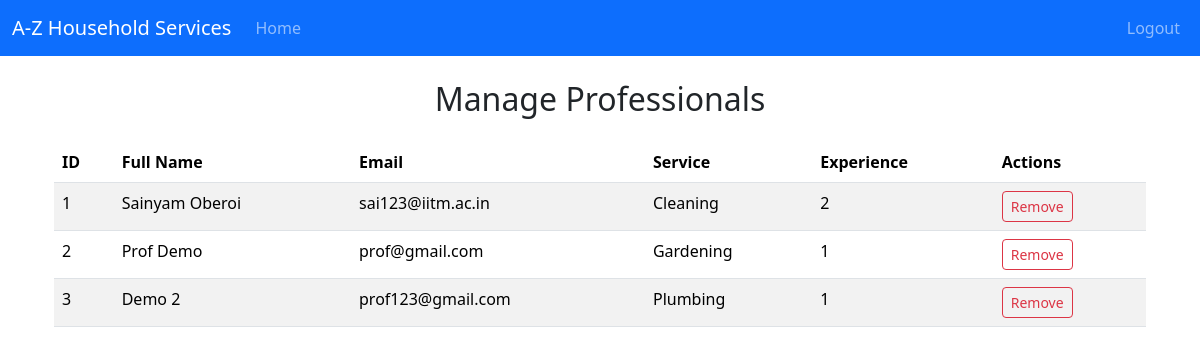
/admin/manage_professionals, run on an earlier commit of the app's database.
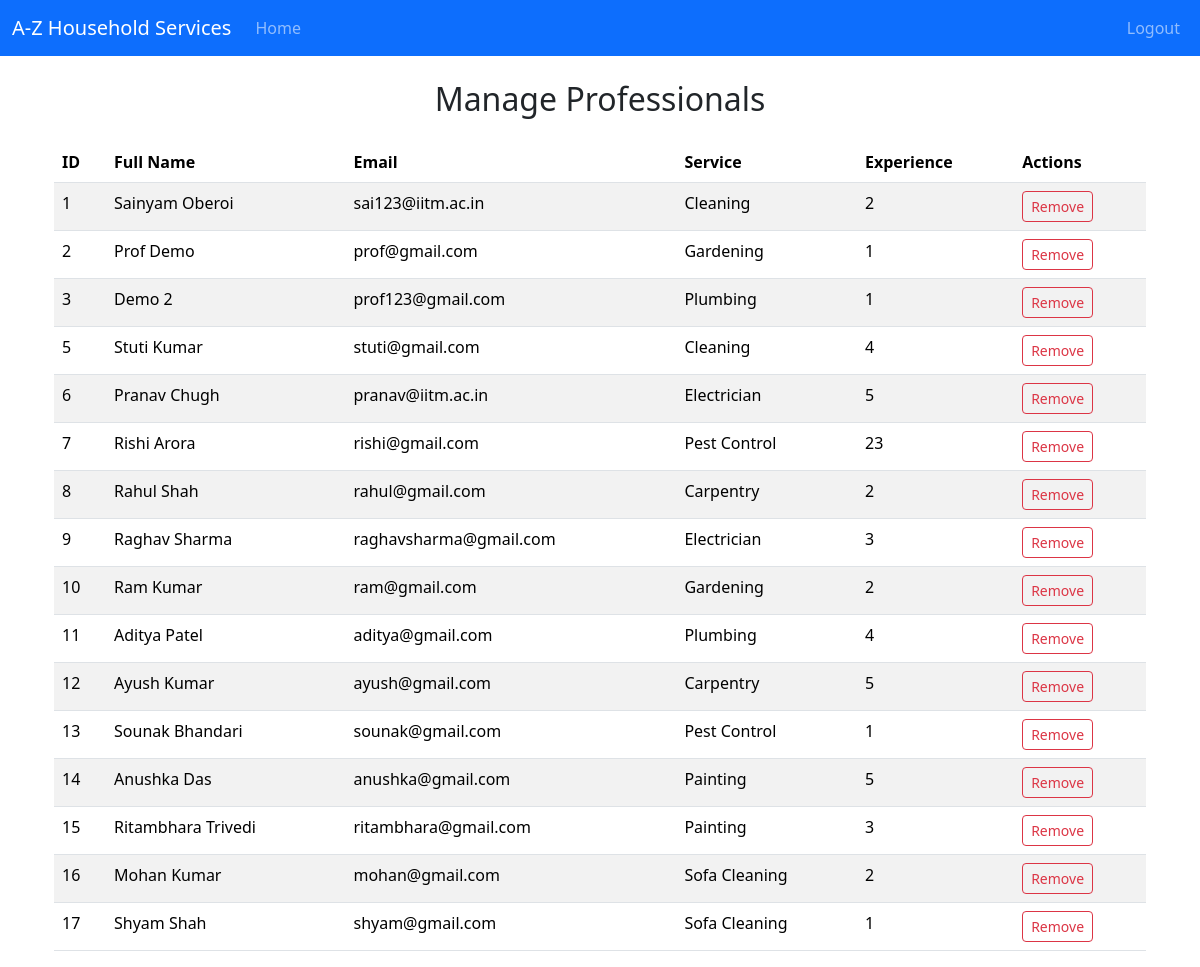
And on a later commit of the database.
### backend/models.py (models this page shows)
class Professional(db.Model):
    __tablename__ = 'professional'
    id = db.Column(db.Integer, primary_key=True)
    email = db.Column(db.String(120), unique=True, nullable=False)
    password = db.Column(db.String(120), nullable=False)
    role = db.Column(db.Integer, default=2)   #1 for customer, 2 for professional, 3 for admin
    full_name = db.Column(db.String(100), nullable=False)
    service_name = db.Column(db.String(100), nullable=False)
    experience = db.Column(db.Integer, nullable=False)
    uploaded_documents = db.Column(db.String(255))  # Stores file path or URL
    address = db.Column(db.String(255), nullable=False)
    pincode = db.Column(db.Integer, nullable=False)
    status = db.Column(db.String(10), nullable=False, default='pending') # for approval of admin
    service_requests = db.relationship('ServiceRequest',cascade="all,delete", backref='professional', lazy='dynamic') #relationship: professionals can access its service requests

### backend/controllers.py (the view)
@app.route('/admin/manage_professionals', methods=["GET"])
def admin_manage_professionals():
    professionals = Professional.query.filter_by(status='approved').all()  # Fetching all professionals
    admin = User.query.filter_by(role=0).first()  # Fetching admin for <name> in admin dashboard
    return render_template("admin_manage_professionals.html", professionals=professionals, admin=admin)

### templates/admin_manage_professionals.html (shortened to what this page needs)
{% extends "base_dashboard.html" %}
{% block dashboard_content %}
<div class="container mt-4">
    <h2 class="text-center mb-4">Manage Professionals</h2>
    <table class="table table-striped">
        <thead>
            <tr>
                <th>ID</th>
                <th>Full Name</th>
                <th>Email</th>
                <th>Service</th>
                <th>Experience</th>
                <th>Actions</th>
            </tr>
        </thead>
        <tbody>
            {% for professional in professionals %}
            <tr>
                <td>{{ professional.id }}</td>
                <td>{{ professional.full_name }}</td>
                <td>{{ professional.email }}</td>
                <td>{{ professional.service_name }}</td>
                <td>{{ professional.experience }}</td>
                <td>
                    <form action="{{ url_for('admin_remove_professional', professional_id=professional.id) }}" method="POST" style="display:inline;">
                        <button type="submit" class="btn btn-sm btn-outline-danger">Remove</button>
                    </form>
                </td>
            </tr>
            {% endfor %}
        </tbody>
    </table>
</div>
{% endblock %}

### templates/base_dashboard.html (shortened to what this page needs)
<!DOCTYPE html>
<html lang="en">
<head>
    <link href="https://cdn.jsdelivr.net/npm/bootstrap@5.3.2/dist/css/bootstrap.min.css" rel="stylesheet">
</head>
<body>
    {% block content %}
    <nav class="navbar navbar-expand-lg navbar-dark bg-primary mb-4">
        <div class="container-fluid">
            <a class="navbar-brand" href="{{ url_for('home') }}">A-Z Household Services</a>
            <div class="collapse navbar-collapse" id="navbarNav">
                <ul class="navbar-nav me-auto mb-2 mb-lg-0">
                    <li class="nav-item">
                        {% if user %}
                        {% if user.role == 0 %}
                        <a class="nav-link" href="{{ url_for('admin_dashboard', name=name) }}">Home</a>
                        {% elif user.role == 2 %}
                        <a class="nav-link" href="{{ url_for('professional_dashboard', name=name) }}">Home</a>
                        {% else %}
                        <a class="nav-link" href="{{ url_for('user_dashboard', name=name) }}">Home</a>
                        {% endif %}
                        {% else %}
                        <a class="nav-link" href="{{ url_for('home') }}">Home</a>
                        {% endif %}
                    </li>
                </ul>
                <ul class="navbar-nav">
                    <li class="nav-item">
                        <a class="nav-link" href="{{ url_for('logout') }}">Logout</a>
                    </li>
                </ul>
            </div>
        </div>
    </nav>
    <div class="container">
        {% block dashboard_content %}{% endblock %}
    </div>
    {% endblock %}
</body>
</html>

What changed in the data, as far as the page shows it:
added Professional: id "5", full_name "Stuti Kumar", email "stuti@gmail.com", service_name "Cleaning", experience "4"
added Professional: id "6", full_name "Pranav Chugh", email "pranav@iitm.ac.in", service_name "Electrician", experience "5"
added Professional: id "7", full_name "Rishi Arora", email "rishi@gmail.com", service_name "Pest Control", experience "23"
added Professional: id "8", full_name "Rahul Shah", email "rahul@gmail.com", service_name "Carpentry", experience "2"
added Professional: id "9", full_name "Raghav Sharma", email "raghavsharma@gmail.com", service_name "Electrician", experience "3"
added Professional: id "10", full_name "Ram Kumar", email "ram@gmail.com", service_name "Gardening", experience "2"
added Professional: id "11", full_name "Aditya Patel", email "aditya@gmail.com", service_name "Plumbing", experience "4"
added Professional: id "12", full_name "Ayush Kumar", email "ayush@gmail.com", service_name "Carpentry", experience "5"
added Professional: id "13", full_name "Sounak Bhandari", email "sounak@gmail.com", service_name "Pest Control", experience "1"
added Professional: id "14", full_name "Anushka Das", email "anushka@gmail.com", service_name "Painting", experience "5"
added Professional: id "15", full_name "Ritambhara Trivedi", email "ritambhara@gmail.com", service_name "Painting", experience "3"
added Professional: id "16", full_name "Mohan Kumar", email "mohan@gmail.com", service_name "Sofa Cleaning", experience "2"
added Professional: id "17", full_name "Shyam Shah", email "shyam@gmail.com", service_name "Sofa Cleaning", experience "1"
